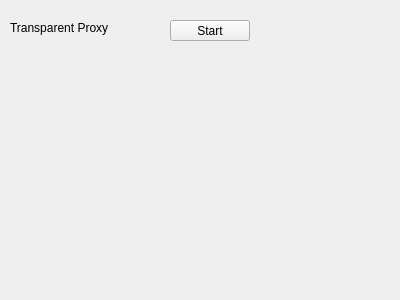
<?xml version="1.0" encoding="UTF-8"?>
<ui version="4.0">
 <class>PluginMainWindowWidget</class>
 <widget class="QWidget" name="PluginMainWindowWidget">
  <property name="geometry">
   <rect>
    <x>0</x>
    <y>0</y>
    <width>400</width>
    <height>300</height>
   </rect>
  </property>
  <property name="windowTitle">
   <string>Form</string>
  </property>
  <widget class="QLabel" name="label">
   <property name="geometry">
    <rect>
     <x>10</x>
     <y>20</y>
     <width>121</width>
     <height>16</height>
    </rect>
   </property>
   <property name="text">
    <string>Transparent Proxy</string>
   </property>
  </widget>
  <widget class="QPushButton" name="startBtn">
   <property name="geometry">
    <rect>
     <x>170</x>
     <y>20</y>
     <width>80</width>
     <height>21</height>
    </rect>
   </property>
   <property name="text">
    <string>Start</string>
   </property>
  </widget>
 </widget>
 <resources/>
 <connections/>
</ui>
